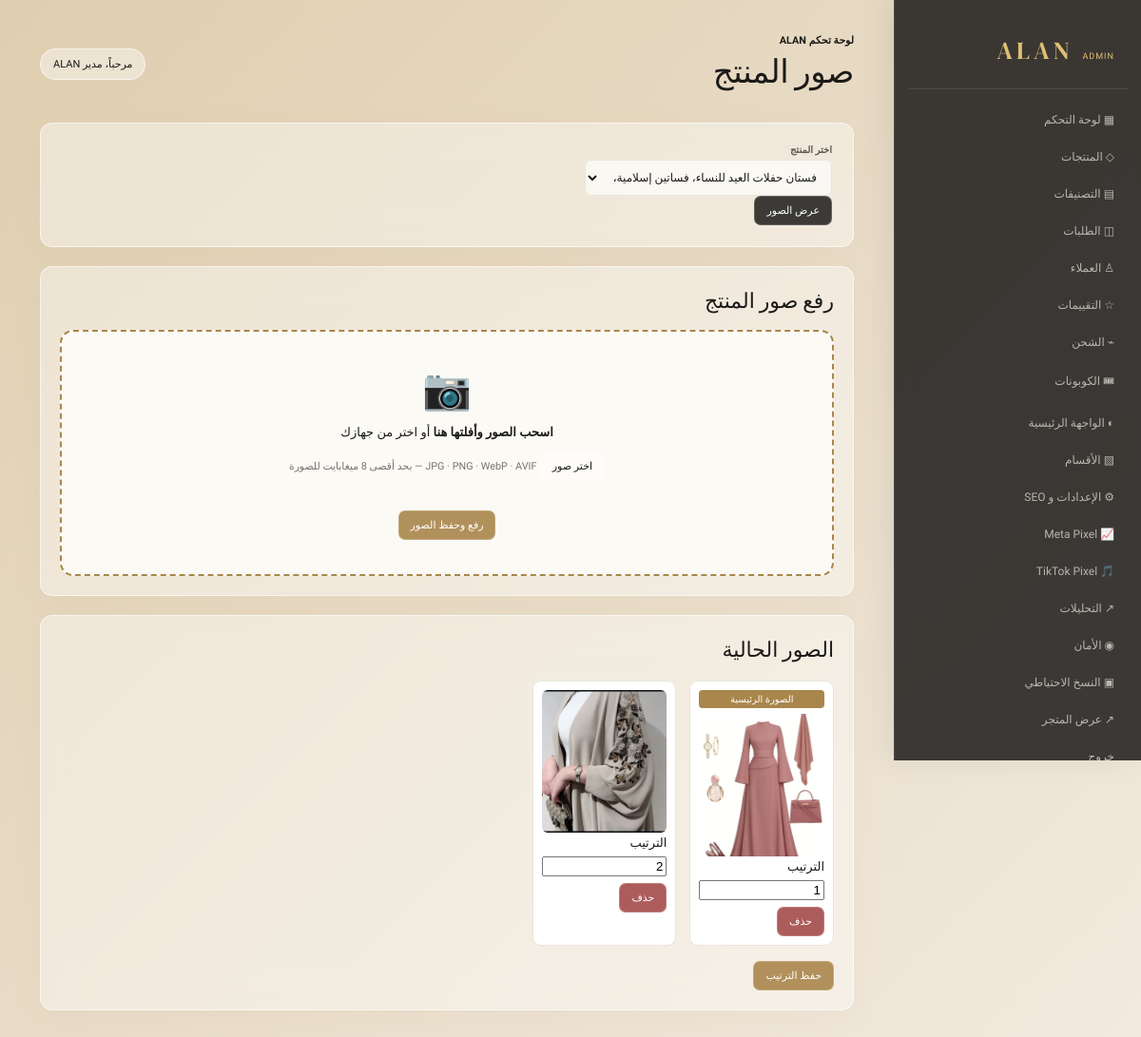
Screenshot of /admin/product-media.php?product=8 (signed in) with the database file from the repository.
### tables this page shows
CREATE TABLE `product_images` (
  `id` int(11) NOT NULL AUTO_INCREMENT,
  `product_id` int(11) NOT NULL,
  `image_url` varchar(500) NOT NULL,
  `sort_order` int(11) DEFAULT 0,
  `created_at` timestamp NOT NULL DEFAULT current_timestamp(),
  PRIMARY KEY (`id`),
  KEY `fk_product_images_product` (`product_id`),
  CONSTRAINT `fk_product_images_product` FOREIGN KEY (`product_id`) REFERENCES `products` (`id`) ON DELETE CASCADE
);

### includes/functions.php (called while the page is built, shortened)
<?php
require_once __DIR__ . '/database.php';
function e(?string $v): string { return htmlspecialchars((string)$v, ENT_QUOTES, 'UTF-8'); }
function base(string $path=''): string { $path=preg_replace('/\.php(\?|$)/', '$1', $path); return APP_URL . '/' . ltrim($path,'/'); }

### includes/database.php (called while the page is built, shortened)
<?php
function db(): PDO { static $db; if (!$db) { $db = new PDO('mysql:host='.DB_HOST.';dbname='.DB_NAME.';charset=utf8mb4', DB_USER, DB_PASS, [PDO::ATTR_ERRMODE=>PDO::ERRMODE_EXCEPTION, PDO::ATTR_DEFAULT_FETCH_MODE=>PDO::FETCH_ASSOC]); } return $db; }

### admin/product-media.php (the view, shortened to what this page needs)
<?php
require_once __DIR__ . '/../includes/functions.php';
$products = db()->query('SELECT id,name FROM products ORDER BY name')->fetchAll();
$current  = (int)($_GET['product'] ?? ($products[0]['id'] ?? 0));
$images   = [];
if ($current) {
    $q = db()->prepare('SELECT * FROM product_images WHERE product_id=? ORDER BY sort_order,id');
    $q->execute([$current]);
    $images = $q->fetchAll();
}
$adminTitle = 'صور المنتج';
include 'header.php';
?>
<div class="form">
    <div>
        <label>اختر المنتج</label>
        <form method="get">
            <select name="product" onchange="this.form.submit()">
                <?php foreach ($products as $p): ?>
                <option value="<?= $p['id'] ?>" <?= $current === $p['id'] ? 'selected' : '' ?>>
                    <?= e($p['name']) ?>
                </option>
                <?php endforeach; ?>
            </select>
            <button class="button" type="submit">عرض الصور</button>
        </form>
    </div>
</div>
<?php if ($current): ?>
<div class="panel">
    <h2>رفع صور المنتج</h2>
    <div class="media-drop" id="media-drop">
        <div class="media-drop-icon">📷</div>
        <p><strong>اسحب الصور وأفلتها هنا</strong> أو اختر من جهازك</p>
        <button type="button" id="media-choose" class="button ghost">اختر صور</button>
        <small class="muted">JPG &middot; PNG &middot; WebP &middot; AVIF — بحد أقصى 8 ميغابايت للصورة</small>
        <button type="button" id="media-save" class="button gold" disabled>رفع وحفظ الصور</button>
    </div>
</div>
<div class="panel">
    <h2>الصور الحالية</h2>
    <?php if (!$images): ?>
        <div class="empty">لم يتم رفع أي صور بعد.</div>
    <?php else: ?>
    <form method="post">
        <div class="media-grid">
            <?php foreach ($images as $index => $img): ?>
            <div class="media-card">
                <?php if ($index === 0): ?>
                <span class="cover-badge">الصورة الرئيسية</span>
                <?php endif; ?>
                <img src="<?= e($img['image_url']) ?>" alt="" loading="lazy">
                <label>الترتيب</label>
                <input type="number" name="sort_order[<?= $img['id'] ?>]" value="<?= $img['sort_order'] ?>">
                <button form="delete-<?= $img['id'] ?>" class="button red" type="submit"
                        onclick="return confirm('هل تريد حذف هذه الصورة؟')">حذف</button>
            </div>
            <?php endforeach; ?>
        </div>
        <button class="button gold" style="margin-top:16px">حفظ الترتيب</button>
    </form>
    <?php endif; ?>
</div>
<?php endif; ?>
<?php include 'footer.php'; ?>

### admin/header.php (shortened to what this page needs)
<?php require_once __DIR__.'/../includes/functions.php';$adminTitle=$adminTitle??'الإدارة';?><!doctype html><html lang="ar" dir="rtl"><head>
<title><?=e($adminTitle)?> | ALAN Admin</title><link href="https://fonts.googleapis.com/css2?family=Cairo:wght@400;600;700&family=DM+Serif+Display&display=swap" rel="stylesheet"><link rel="stylesheet" href="<?=base('admin/admin.css?v='.time())?>"></head><body><div class="admin-overlay" data-sidebar-close></div><aside id="admin-sidebar"><a class="admin-brand" href="<?=base('admin/dashboard.php')?>">ALAN <small>ADMIN</small></a><a href="<?=base('admin/dashboard.php')?>">▦ لوحة التحكم</a><a href="<?=base('admin/products.php')?>">◇ المنتجات</a><a href="<?=base('admin/categories.php')?>">▤ التصنيفات</a><a href="<?=base('admin/orders.php')?>">◫ الطلبات</a><a href="<?=base('admin/customers.php')?>">♙ العملاء</a><a href="<?=base('admin/reviews.php')?>">☆ التقييمات</a><a href="<?=base('admin/shipping.php')?>">⌁ الشحن</a><a href="<?=base('admin/promo-codes.php')?>">🎟 الكوبونات</a><a href="<?=base('admin/hero.php')?>">◐ الواجهة الرئيسية</a><a href="<?=base('admin/homepage.php')?>">▧ الأقسام</a><a href="<?=base('admin/settings.php')?>">⚙ الإعدادات و SEO</a><a href="<?=base('admin/meta-pixel.php')?>">📈 Meta Pixel</a><a href="<?=base('admin/tiktok-pixel.php')?>">🎵 TikTok Pixel</a><a href="<?=base('admin/analytics.php')?>">↗ التحليلات</a><a href="<?=base('admin/security.php')?>">◉ الأمان</a><a href="<?=base('admin/backup.php')?>">▣ النسخ الاحتياطي</a><a href="<?=base()?>">↗ عرض المتجر</a><a href="<?=base('admin/index.php?logout=1')?>">خروج</a></aside><section class="admin-main"><header><button class="admin-menu-toggle" type="button" data-sidebar-toggle aria-label="Open menu">☰</button><div><small>لوحة تحكم ALAN</small><h1><?=e($adminTitle)?></h1></div><span>مرحباً، <?=e($_SESSION['admin_name']??'المدير')?></span></header><?php if($m=flash('success')):?><p class="notice ok"><?=e($m)?></p><?php endif;if($m=flash('error')):?><p class="notice bad"><?=e($m)?></p><?php endif;?>

### admin/footer.php
</section><script src="<?=base('admin/admin.js')?>"></script></body></html>

### admin/admin.css (style rules this page uses)
:root { --ink:#1b1a18;--muted:#77736d;--canvas:#f6f5f2;--surface:#fff;--line:#e9e5de;--gold:#a9864b;--red:#a54b4b;--green:#247a57 }
* { box-sizing:border-box }
body { margin:0;background:var(--canvas);color:var(--ink);font:13px Cairo,Arial,sans-serif;display:flex }
aside { width:260px;background:#1c1b19;height:100vh;padding:26px 14px;position:fixed;right:0;top:0;bottom:0;z-index:5;box-shadow:-8px 0 30px #00000012;overflow-y:auto }
aside a { display:block;color:#b9b5ae;text-decoration:none;padding:11px 14px;border-radius:9px;margin:3px 0;font-size:12px;transition:.2s }
.admin-brand { font:26px 'DM Serif Display',serif!important;letter-spacing:4px;color:#dfbe75!important;padding:6px 14px 22px!important;margin-bottom:14px!important;border-bottom:1px solid #ffffff18;border-radius:0!important }
.admin-brand small { font:9px Cairo;letter-spacing:1px }
.admin-main { width:calc(100% - 260px);margin-right:260px;padding:34px 42px;min-height:100vh }
.admin-main>header { display:flex;justify-content:space-between;align-items:center;margin-bottom:28px }
.admin-main h1 { font:34px 'DM Serif Display',serif;margin:3px 0;letter-spacing:-.4px }
.admin-main header small { color:var(--gold);font-weight:700 }
.admin-main header>span { padding:9px 13px;background:#eeeadf;border-radius:99px;font-size:11px }
.stat,.panel,.form { background:var(--surface);border:1px solid var(--line);box-shadow:0 8px 28px #30281908;border-radius:13px }
.panel { margin-top:20px;padding:20px;overflow:hidden }
.panel h2 { font:22px 'DM Serif Display',serif;margin:0 0 16px }
.button { border:0;border-radius:7px;background:var(--ink);color:#fff;padding:8px 12px;text-decoration:none;font:11px Cairo;cursor:pointer;display:inline-flex;align-items:center;justify-content:center;gap:5px;transition:.2s }
.button.gold { background:var(--gold) }
.button.red { background:var(--red) }
.button.ghost { background:#f1eee8;color:#4d4942 }
.form { padding:22px;display:grid;grid-template-columns:repeat(3,minmax(0,1fr));gap:15px }
.form label { font-size:10px;font-weight:700;color:#5d5952;display:block }
.form input,.form textarea,.form select { width:100%;padding:10px 11px;border:1px solid #ddd8d0;border-radius:7px;margin-top:5px;font:12px Cairo;background:#fff;color:var(--ink) }
.muted { color:var(--muted) }
:root { --glass-light: rgba(255, 255, 255, 0.4); --glass-border: rgba(255, 255, 255, 0.6); --glass-dark: rgba(28, 27, 25, 0.85); }
body { background: linear-gradient(-45deg, #f6f5f2, #e9e5de, #f2eadf, #dfceaf); background-size: 300% 300%; animation: liquidBg 15s ease infinite; color: var(--ink); }
.stat, .panel, .form { background: var(--glass-light) !important; backdrop-filter: blur(16px); -webkit-backdrop-filter: blur(16px); border: 1px solid var(--glass-border) !important; box-shadow: 0 8px 32px 0 rgba(169, 134, 75, 0.05) !important; }
aside { background: var(--glass-dark) !important; backdrop-filter: blur(16px); -webkit-backdrop-filter: blur(16px); border-left: 1px solid rgba(255, 255, 255, 0.1) !important; }
aside a { color: #b9b5ae !important; }
.admin-brand { color: #dfbe75 !important; border-bottom: 1px solid rgba(255, 255, 255, 0.1) !important; text-shadow: none; }
h1, h2, h3, .stat b, .admin-main header small { color: var(--ink) !important; }
.search-input, .table-tools select, .form input, .form textarea, .form select { background: rgba(255, 255, 255, 0.5) !important; border: 1px solid var(--line) !important; color: var(--ink) !important; backdrop-filter: blur(4px); }
.admin-main header > span { background: var(--glass-light) !important; border: 1px solid var(--glass-border); backdrop-filter: blur(4px); }
.button { background: rgba(27, 26, 24, 0.85) !important; border: 1px solid rgba(255, 255, 255, 0.2) !important; color: #fff !important; backdrop-filter: blur(4px); }
.button.gold { background: rgba(169, 134, 75, 0.9) !important; }
.button.red { background: rgba(165, 75, 75, 0.9) !important; }
.button.ghost { background: rgba(255, 255, 255, 0.4) !important; color: var(--ink) !important; }

### rows the page displays
product_images: shows "الصورة الرئيسية", image_url (picture), sort_order "1"
product_images: image_url (picture), sort_order "2"

### other values shown
$adminTitle "صور المنتج"
$_SESSION['admin_name'] "مدير ALAN"
form field product "فستان حفلات العيد للنساء، فساتين إسلامية، عباءة، جلابية مزينة بالترتر، أكمام خفاشية، فساتين رمضان، رداء عربي طويل، قفطان مغربي دبي"
